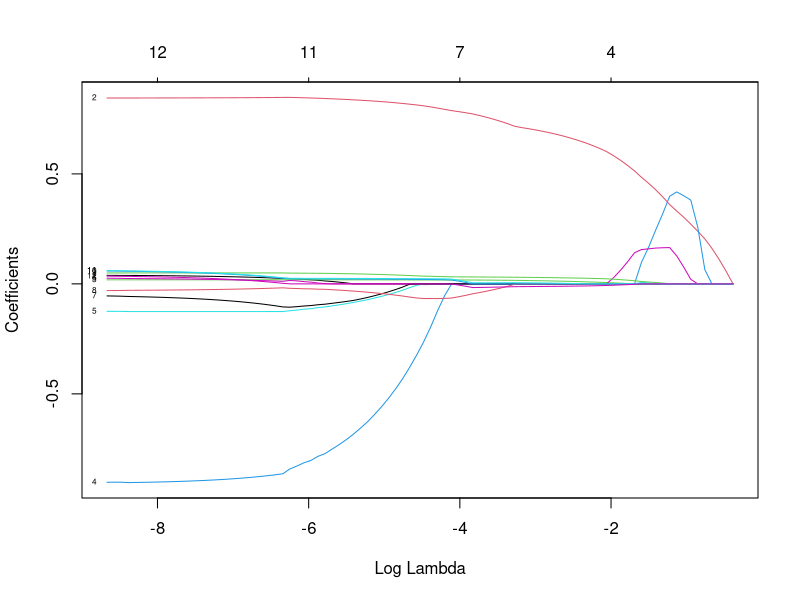
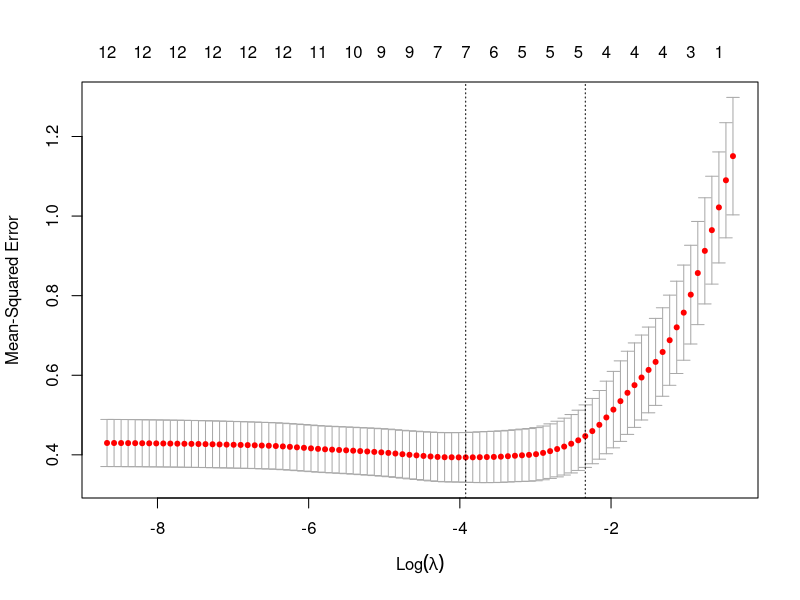

These figures' R source, in order:
# Regressão lasso: exemplo completo ----
# Pacotes: glmnet
# Dados fictícios: 90 amostras de solo, 12 candidatas.
# O arquivo solo.csv acompanha o site, na pasta scripts/.
solo <- read.csv("solo.csv")
str(solo)          # y (t/ha) e as 12 candidatas
dim(solo)
# O modelo VERDADEIRO (conhecido por construção) usa só quatro:
#   y = 4,00 + 0,80*mo + 0,0250*pres + 0,0300*v + 0,0200*argila + erro
cand <- c("ph","mo","pres","k","ca","mg","al","ctc","v","argila","silte","areia")
verdadeiras <- c("mo","pres","v","argila")

# A colinearidade, que é o problema central do grupo
library(car)
vif(lm(y ~ ., data = solo))
round(cor(solo[, cand]), 2)

library(glmnet)
Xm <- as.matrix(solo[, cand]); y <- solo$y

# ---- 1. O lambda acima do qual TUDO é zero tem forma fechada
Xp <- scale(Xm); n <- nrow(solo)
max(abs(t(Xp) %*% (y - mean(y))))/n        # lambda_max
# O glmnet constrói a grade a partir desse valor, para baixo.

# ---- 2. O caminho do lasso (alpha = 1 é o padrão)
la <- glmnet(Xm, y, alpha = 1)
plot(la, xvar = "lambda", label = TRUE)
print(la)                                  # Df, %Dev e Lambda por passo

# A ORDEM DE ENTRADA das variáveis
for (j in seq_along(cand)) {
  b <- as.vector(coef(la)[j + 1, ])
  k <- which(abs(b) > 1e-8)[1]
  cat(sprintf("%-8s entra em lambda = %.5f\n", cand[j],
              if (is.na(k)) NA else la$lambda[k]))
}

# ---- 3. A escolha de lambda por validação cruzada
set.seed(1)
cvl <- cv.glmnet(Xm, y, alpha = 1, nfolds = 10)
plot(cvl)
cvl$lambda.min; cvl$lambda.1se
coef(cvl, s = "lambda.min")      # os coeficientes; os zeros aparecem como "."
coef(cvl, s = "lambda.1se")
sum(coef(cvl, s = "lambda.min")[-1] != 0)   # quantas ficaram ativas
verdadeiras                                  # para comparar

# ---- 4. O PROBLEMA DOS GRUPOS CORRELACIONADOS
cor(solo$argila, solo$areia)
cor(solo$argila, solo$silte + solo$areia)    # -0,99: substituto quase perfeito
# A argila ESTÁ no modelo verdadeiro e o lasso escolhe silte e areia.

# Instabilidade do conjunto ativo
set.seed(41)
cont <- numeric(12); names(cont) <- cand; nat <- numeric(1000)
for (b in 1:1000) {
  i  <- sample(nrow(solo), replace = TRUE)
  m  <- glmnet(Xm[i, ], y[i], alpha = 1, lambda = cvl$lambda.min)
  vs <- cand[as.vector(coef(m))[-1] != 0]
  cont[vs] <- cont[vs] + 1; nat[b] <- length(vs)
}
sort(round(100*cont/1000, 1), decreasing = TRUE)
mean(nat); range(nat)

# ---- 5. REDE ELÁSTICA: a correção para grupos correlacionados
set.seed(2)
for (al in c(1, 0.7, 0.4, 0.1)) {
  cj <- cv.glmnet(Xm, y, alpha = al, nfolds = 10)
  vs <- cand[as.vector(coef(cj, s = "lambda.min"))[-1] != 0]
  cat(sprintf("alpha = %.1f: EQM %.4f, %d ativas: %s\n", al,
      min(cj$cvm), length(vs), paste(vs, collapse = ", ")))
}
# Quando alpha diminui, os grupos colineares entram JUNTOS.

# ---- 6. Com p > n, o lasso ativa no máximo n variáveis
# Dados fictícios: espectro NIR, 60 amostras, 200 comprimentos de onda.
# O arquivo espectro.csv acompanha o site, na pasta scripts/.
esp <- read.csv("espectro.csv")
dim(esp)                      # 60 x 201: proteina + nm1100 ... nm2300
Xe <- as.matrix(esp[, -1]); ye <- esp$proteina
qr(scale(Xe))$rank            # 59: o posto é menor que o número de colunas

set.seed(7)
cve <- cv.glmnet(Xe, ye, alpha = 1, nfolds = 10)
cve$lambda.min
sum(coef(cve, s = "lambda.min")[-1] != 0)   # muito menos que 200
min(cve$cvm); 1 - min(cve$cvm)/var(ye)
max(cve$nzero)                               # nunca passa de n = 60

# ---- 7. O LASSO RELAXADO: reajustar por MQO nas selecionadas
vs <- cand[as.vector(coef(cvl, s = "lambda.min"))[-1] != 0]
cbind(lasso    = as.vector(coef(cvl, s = "lambda.min"))[-1][
                    as.vector(coef(cvl, s = "lambda.min"))[-1] != 0],
      relaxado = coef(lm(reformulate(vs, "y"), data = solo))[-1])
# O glmnet faz isso diretamente com relax = TRUE:
cvr <- cv.glmnet(Xm, y, alpha = 1, relax = TRUE)
print(cvr)

# ---- 8. NÃO reporte valores-p do modelo do lasso
# A seleção usou os dados; os p do lm reajustado são inválidos pelas
# mesmas razões da ficha stepwise. Para inferência pós-seleção, veja
# selectiveInference::fixedLassoInf.
